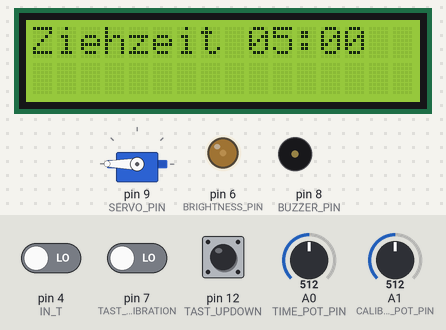
A sketch run on a simulated Arduino Uno, built with avr-gcc and run on an emulated ATmega328P. Shown: 16×2 character LCD, servo, output pins drawn as LEDs (lit = HIGH), buzzer (waves = sounding, pin HIGH). Inputs (shaded band) come from the test bench; at power-on: pin 7 (TAST_CALIBRATION) LOW, pin 12 (TAST_UPDOWN) LOW, A1 (CALIBRATION_POT_PIN) = 512, pin 4 (IN_T) LOW, A0 (TIME_POT_PIN) = 512. What the sketch prints to the serial monitor is not drawn.

Above: at 1.3 s.
1.4 s: pin 7 (TAST_CALIBRATION) driven HIGH
At 2.7 s:
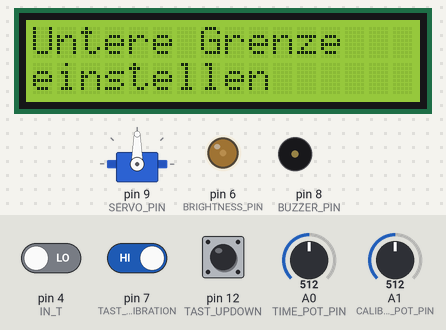
3.2 s: pin 12 (TAST_UPDOWN) pulled HIGH for 0.15 s
At 4.9 s:
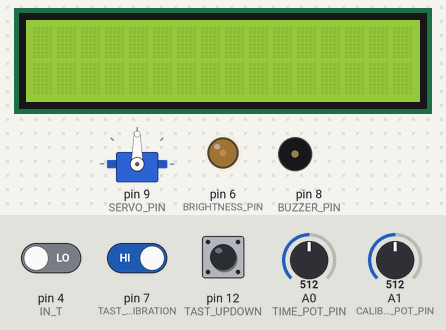
5.2 s: pin 12 (TAST_UPDOWN) pulled HIGH for 1 s
At 5.6 s:
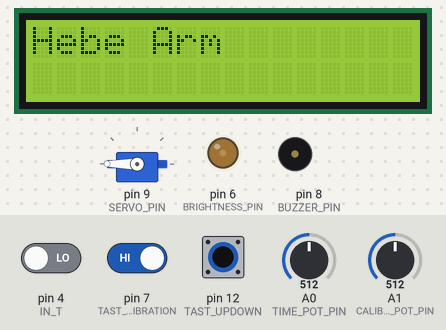
7.7 s: A1 (CALIBRATION_POT_PIN) set to 716
At 8.9 s:
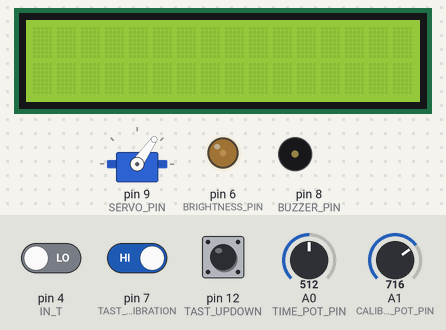
9.2 s: A1 (CALIBRATION_POT_PIN) set to 900
At 10.2 s:
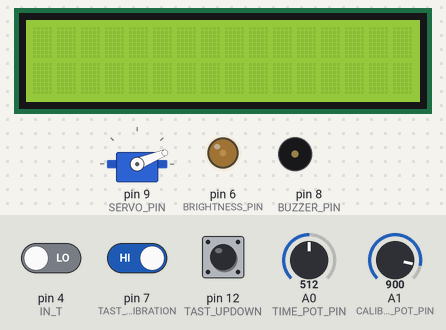
10.7 s: A1 (CALIBRATION_POT_PIN) set to 1023
At 11.3 s:
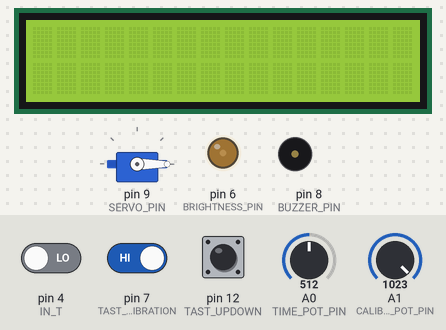
Timing chart, 0 to 13.2 s (numbered marks = the images above; inputs shaded):
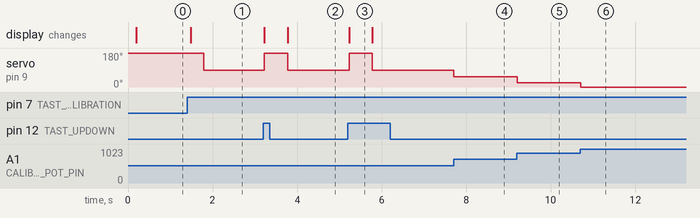

Measured:
- after the input at 1.4 s, servo on pin 9 (SERVO_PIN): 180° → 90° after 0.39 s; the display: changes after 0.09 s (image 1)
- after the input at 3.2 s, servo on pin 9 (SERVO_PIN): 90° → 180° at once, → 90° 0.55 s later; the display: first changes at once (image 2 shows a later state)
- after the input at 5.2 s, servo on pin 9 (SERVO_PIN): 90° → 180° at once, → 90° 0.55 s later; the display: changes at once (image 3)
- after the input at 7.7 s, servo on pin 9 (SERVO_PIN): 90° → 55° at once
- after the input at 9.2 s, servo on pin 9 (SERVO_PIN): 55° → 22° at once
- after the input at 10.7 s, servo on pin 9 (SERVO_PIN): 22° → 0° at once
- what the display in image 3 shows lasts 0.6 s, from 5.2 s to 5.8 s

The sketch:

TeaTimer.ino
```cpp
/*
 Name:		TeaTimer.ino
 Created:	20.11.2019 21:07:48
 Author:	cod3cruncher
*/

#include <Bounce2.h>
#include <EEPROM.h>
#include <Servo.h>
#include <TM1637Display.h>
#include <Wire.h>
#include <LiquidCrystal_I2C.h>


LiquidCrystal_I2C lcd(0x27, 16, 2);

/*** ADDR EEPROM ***/
#define ADDR_LOWER 0
#define ADDR_UPPER 1


#define MIN_POT 0
#define MAX_POT 1023

#define MIN_BREWING_TIME 1
#define MAX_BREWING_TIME 10

#define MIN_SERVO_ANGLE 0
#define MAX_SERVO_ANGLE 180

#define CLK 2
#define DIO 3


/*** PINS ***/
#define IN_T 4
#define TAST_CALIBRATION 7
#define TAST_UPDOWN 12
#define TIME_POT_PIN 0
#define CALIBRATION_POT_PIN 1
#define SERVO_PIN 9
#define BRIGHTNESS_PIN 6

#define BUZZER_PIN 8

#define DISPLAY_BRIGHTNESS 1

enum mode {
	IDLE,
	CALIBRATE_LOWER,
	CALIBRATE_UPPER,
	BREWING
};


Servo myservo;

TM1637Display display(CLK, DIO);

boolean isStartPressed;
boolean isFinished;
boolean isArmUp;
boolean isCalibratePressed = false;
boolean isUpDownPressed = false;

int angleLowerBound;
int angleUpperBound;

Bounce debouncerStart = Bounce();
Bounce debouncerCalibrate = Bounce();
Bounce debouncerUpDown = Bounce();

mode currMode;

void setup() {
  lcd.begin();
  lcd.backlight();
  analogWrite(BRIGHTNESS_PIN, 50);
  pinMode(SERVO_PIN, OUTPUT);
  digitalWrite(SERVO_PIN, LOW);
  myservo.write(EEPROM.read(ADDR_UPPER));
  myservo.attach(SERVO_PIN);
  isArmUp = true;

  //  myservo.write(90);

  pinMode(BUZZER_PIN, OUTPUT) ;

  debouncerStart.attach(IN_T);
  debouncerStart.interval(5);
  debouncerCalibrate.attach(TAST_CALIBRATION);
  debouncerStart.interval(5);
  debouncerUpDown.attach(TAST_UPDOWN);
  debouncerUpDown.interval(5);


  currMode = IDLE;

  delay(100);
  //  armUp();
  Serial.begin(9600);
}


void loop() {


  // up down movement
  if (isCBtnUpDownClicked()) {
    if (isArmUp) {
      armDown();
    }
    else {
      armUp();
    }
  }


  //   the calibration mode
  if (isCalibrationBtnClicked()) {
    switch (currMode) {
      case CALIBRATE_LOWER:
        Serial.print("Lower Bound calibrated: ");
        Serial.println(angleLowerBound);
        currMode = CALIBRATE_UPPER;
        //        myservo.write(EEPROM.read(ADDR_UPPER));
        delay(100);
        lcd.clear();
        lcd.setCursor(0, 0);
        lcd.print("Obere Grenze");
        lcd.setCursor(0, 1);
        lcd.print("einstellen");
        break;
      case CALIBRATE_UPPER:
        Serial.print("Upper Bound calibrated: ");
        Serial.println(angleUpperBound);
        Serial.println("Calibration finished");
        Serial.print("LowerBound: ");
        Serial.print(angleLowerBound);
        Serial.print("   UpperBound: ");
        Serial.println(angleUpperBound);
        writeToEEPROM(ADDR_LOWER, angleLowerBound);
        writeToEEPROM(ADDR_UPPER, angleUpperBound);
        lcd.clear();
        lcd.setCursor(0, 0);
        lcd.print("Kalibrierung");
        lcd.setCursor(0, 1);
        lcd.print("beendet");
        delay(2000);
        lcd.clear();
        currMode = IDLE;
        break;
      case IDLE:
        currMode = CALIBRATE_LOWER;
        //        myservo.write(EEPROM.read(ADDR_LOWER));
        lcd.clear();
        lcd.setCursor(0, 0);
        lcd.print("Untere Grenze");
        lcd.setCursor(0, 1);
        lcd.print("einstellen");
        Serial.println("Calibration started");
        delay(300);
    }
  }
  int servoAngle = getCalibrationServoAngle();
  switch (currMode) {
    case CALIBRATE_LOWER:
      angleLowerBound = servoAngle;
      myservo.write(servoAngle);
      //      Serial.print("Setting Lower Bound: ");
      //      Serial.println(servoAngle);
      break;
    case CALIBRATE_UPPER:
      angleUpperBound = servoAngle;
      myservo.write(servoAngle);
      //      Serial.print("Setting Upper Bound: ");
      //      Serial.println(servoAngle);
      break;
  }
  delay(10);
  int brewingTime = getBrewingTime();
  if (currMode == IDLE) {
    writeTimeToDisplay("Ziehzeit", brewingTime, 0);
    if (isStartBtnClicked()) {
		currMode = BREWING;
    }
    delay(20);
  }
  if (currMode == BREWING) {
    Serial.println("Timer started");
    armDown();
    for (int i = brewingTime; i > 0; i--) {
      writeTimeToDisplay("Restzeit", i, 0);
      for (int j = 59; j >= 0; j--) {
        delay(1000);
        Serial.print(i - 1);
        Serial.print(":");
        Serial.println(j);
        writeTimeToDisplay("Restzeit", i - 1, j);
      }
    }
    armUp();
    finished();
  }

}

/**
   checks if the start btn is pressed
*/
boolean isStartBtnClicked() {
  debouncerStart.update();
  int value = debouncerStart.read();
  if (isStartPressed && value == HIGH) {
    isStartPressed = false;
    Serial.println("Start Brewing clicked");
    return true;
  }
  if(!isStartPressed && value == LOW) {
    isStartPressed = true;
    return false;
  }
  return false;
}


/**
   checks if the calibration btn is pressed
*/
boolean isCalibrationBtnClicked() {
  debouncerCalibrate.update();
  int value = debouncerCalibrate.read();
  if (isCalibratePressed && value == HIGH) {
    isCalibratePressed = false;
    //    Serial.println("Calibration Button clicked");
    return true;
  }
  if (!isCalibratePressed && value == LOW) {
    isCalibratePressed = true;
    return false;
  }
  return false;
}


/**
   checks if the calibration btn is pressed
*/
boolean isCBtnUpDownClicked() {
  debouncerUpDown.update();
  int value = debouncerUpDown.read();
  if (isUpDownPressed && value == HIGH) {
    isUpDownPressed = false;
    Serial.println("UpDown Button clicked");
    return true;
  }
  if (!isUpDownPressed && value == LOW) {
    isUpDownPressed = true;
    return false;
  }
  return false;
}


/**
   returns the brewing time in minutes -
   the input value of the poti (0-1023) is already mapped correct
*/
int getBrewingTime() {
  return getMappedValue(analogRead(TIME_POT_PIN));
}


/**
   returns the angle for the servo
   the value is in range [0, 180]
*/
int getCalibrationServoAngle() {
  int potValue = analogRead(CALIBRATION_POT_PIN);
  return constrain(
           map(potValue, MIN_POT, MAX_POT, MAX_SERVO_ANGLE, MIN_SERVO_ANGLE),
           MIN_SERVO_ANGLE, MAX_SERVO_ANGLE
         );
}


/**
   mappes the pot values to the correct brewing range
*/
int getMappedValue(int potValue) {
  return constrain(
           map(potValue, MIN_POT, MAX_POT, MAX_BREWING_TIME, MIN_BREWING_TIME - 1),
           MIN_BREWING_TIME, MAX_BREWING_TIME
         );
}


void showTimeDisplay(int minutes) {
  showTimeDisplay(minutes, 0);
}


/**
   shows the minutes value on the display
*/
void showTimeDisplay(int minutes, int seconds) {
  //  display.showNumberDecEx(minutes * 100 + seconds, 0b11100000, false, 4, 0);
}


void finished() {
  Serial.println("Brewing finished!");
  currMode = IDLE;
  makeSound();
}


void armUp() {
  lcd.clear();
  lcd.setCursor(0, 0);
  lcd.print("Hebe Arm");
  int value =  EEPROM.read(ADDR_UPPER);
  for (int i = EEPROM.read(ADDR_LOWER); i <= value; i += 5) {
    myservo.write(i);
    delay(50);
  }
  //  myservo.write(value);
  Serial.print("Moving arm to ");
  Serial.println(value);
  isArmUp = true;
  delay(500);
  lcd.clear();
}


void armDown() {
  lcd.clear();
  lcd.print("Senke Arm");
  int value =  EEPROM.read(ADDR_LOWER);
  for (int i = EEPROM.read(ADDR_UPPER); i >= value; i -= 5) {
    myservo.write(i);
    delay(50);
  }
  //  myservo.write(value);
  Serial.print("Moving arm to ");
  Serial.println(value);
  isArmUp = false;
  delay(500);
  lcd.clear();
}

void writeTimeToDisplay(String label, int minutes, int seconds) {
  Serial.println(label);
  //  lcd.backlight();
  //  lcd.clear();
  lcd.setCursor(0, 0);
  lcd.print(label);
  int cursorIndex = label.length();
  cursorIndex += 1;
  lcd.setCursor(cursorIndex, 0);
  if (minutes < 10) {
    lcd.print("0" + String(minutes));
  }
  else {
    lcd.print(minutes);
  }
  cursorIndex += 2;
  lcd.setCursor(cursorIndex, 0);
  lcd.print(":");
  cursorIndex++;
  lcd.setCursor(cursorIndex, 0);
  if (seconds < 10) {
    lcd.print("0" + String(seconds));
  }
  else {
    lcd.print(seconds);
  }
}


void makeSound() {
  tone(BUZZER_PIN, 261, 1000);
}


void writeToEEPROM(int addr, int value) {
  EEPROM.write(addr, value);
}
```
